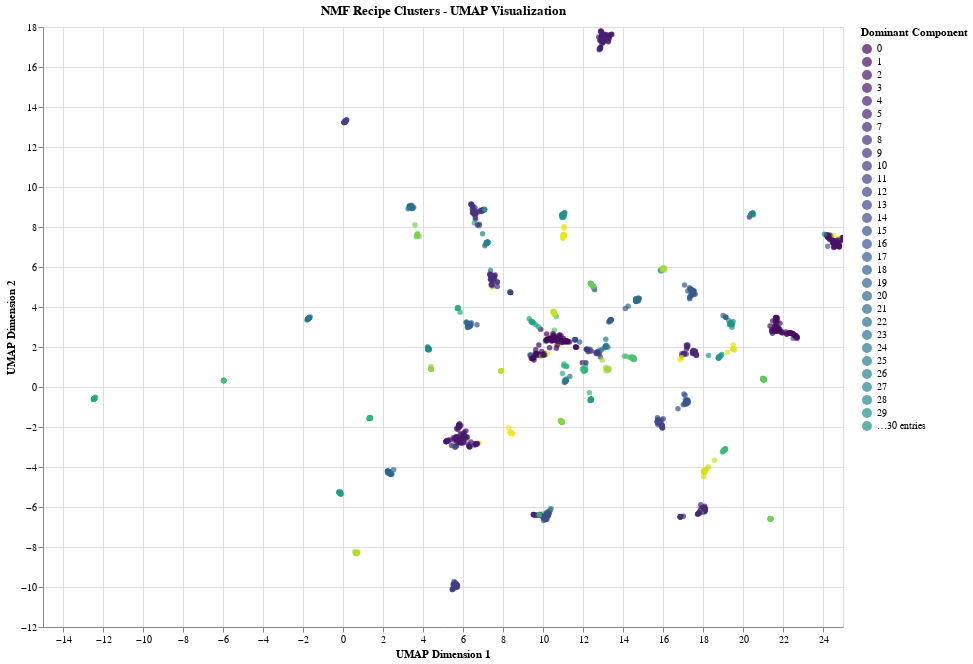

Write notebook code for a chart like this one.
### Code cell
# Create 2D UMAP visualization of recipe clusters based on NMF factors
def create_nmf_umap_visualization(W: np.ndarray, recipe_names: List[str]) -> pd.DataFrame:
    """
    Create UMAP embedding of recipes based on NMF factors.
    
    Args:
        W: Recipe factors matrix (n_recipes x n_components)
        recipe_names: List of recipe names
        
    Returns:
        DataFrame with UMAP coordinates and cluster assignments
    """
    # Create UMAP embedding from NMF factors
    reducer = umap.UMAP(
        n_neighbors=15, 
        n_components=2, 
        metric='cosine',  # Cosine distance works well for factor matrices
        random_state=42
    )
    embedding = reducer.fit_transform(W)
    
    # Assign each recipe to its dominant component
    dominant_components = np.argmax(W, axis=1)
    
    # Create DataFrame
    embedding_df = pd.DataFrame({
        'UMAP1': embedding[:, 0],
        'UMAP2': embedding[:, 1],
        'recipe_name': recipe_names,
        'dominant_component': dominant_components,
        'max_factor_weight': np.max(W, axis=1)
    })
    
    return embedding_df

# Create the embedding
nmf_embedding_df = create_nmf_umap_visualization(W, recipe_names)
nmf_embedding_df['ingredients'] = nmf_embedding_df['recipe_name'].apply(get_recipe_string)
# Create interactive plot with Altair
chart = alt.Chart(nmf_embedding_df).mark_circle().add_params(
    alt.selection_point()
).encode(
    x=alt.X('UMAP1:Q', title='UMAP Dimension 1'),
    y=alt.Y('UMAP2:Q', title='UMAP Dimension 2'),
    color=alt.Color('dominant_component:N', 
                   title='Dominant Component',
                   scale=alt.Scale(scheme='viridis')),
    tooltip=['recipe_name:N', 'dominant_component:N', 'ingredients:N']
).properties(
    width=800,
    height=600,
    title='NMF Recipe Clusters - UMAP Visualization'
).interactive()

# Display the chart
chart.show()
print(f"Created UMAP visualization with {len(nmf_embedding_df)} recipes")
print(f"Number of unique dominant components: {nmf_embedding_df['dominant_component'].nunique()}")

### Figure 1 — Vega-Lite specification as saved in the notebook (floating-point values rounded to 4 significant figures; data arrays with more than 128 entries replaced by an {"elided": "..."} marker saying what was removed)
{"config": {"view": {"continuousWidth": 300, "continuousHeight": 300}}, "data": {"name": "data-37cbc4674cfdcafeaf71358ca8633935"}, "mark": {"type": "circle"}, "encoding": {"color": {"field": "dominant_component", "scale": {"scheme": "viridis"}, "title": "Dominant Component", "type": "nominal"}, "tooltip": [{"field": "recipe_name", "type": "nominal"}, {"field": "dominant_component", "type": "nominal"}, {"field": "ingredients", "type": "nominal"}], "x": {"field": "UMAP1", "title": "UMAP Dimension 1", "type": "quantitative"}, "y": {"field": "UMAP2", "title": "UMAP Dimension 2", "type": "quantitative"}}, "height": 600, "params": [{"name": "param_6", "select": {"type": "point"}}, {"name": "param_7", "select": {"type": "interval", "encodings": ["x", "y"]}, "bind": "scales"}], "title": "NMF Recipe Clusters - UMAP Visualization", "width": 800, "$schema": "https://vega.github.io/schema/vega-lite/v5.20.1.json", "datasets": {"data-37cbc4674cfdcafeaf71358ca8633935": {"elided": "1502 records"}}}
